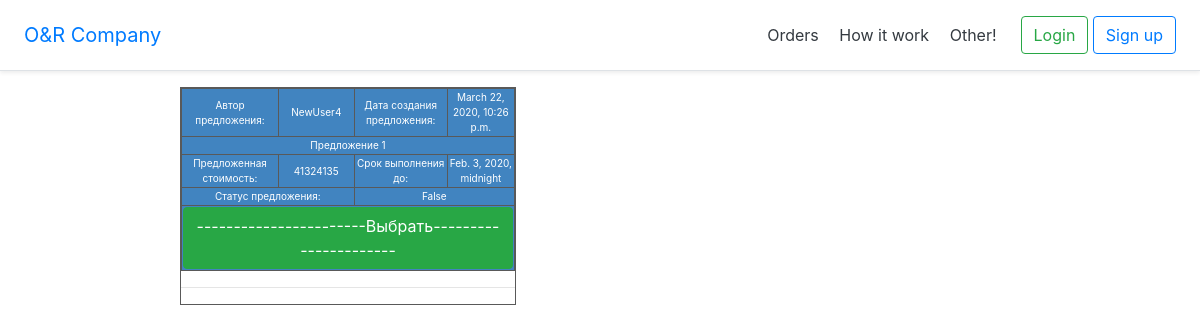
The page /suggestion/view/5 on the database as committed earlier.
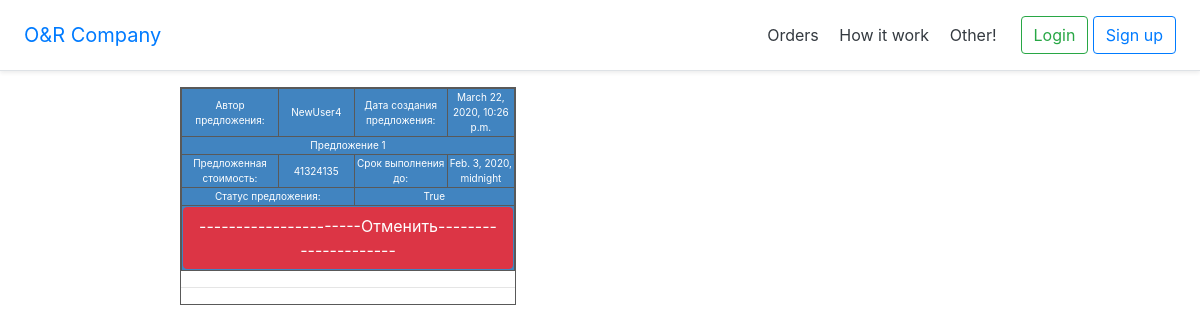
The same page on the database as committed later.
### orders/models.py (models this page shows, shortened)
class Suggestion(models.Model):
    order = models.ForeignKey(Order, on_delete=models.PROTECT)
    author = models.ForeignKey(User, on_delete=models.PROTECT)
    date_create = models.DateTimeField(default=timezone.now)
    offer_description = models.TextField()
    deadline = models.DateTimeField()
    offer_price = models.PositiveIntegerField()
    status = models.CharField(max_length=10, default='N0ne')
    selected_offer = models.BooleanField()

### orders/views.py (the view)
# urls.py: url(r'suggestion/view/(?P<pk>\d+)$', orders_views.SuggestionView.as_view(model=Suggestion,
class SuggestionView(DetailView):
    model = Suggestion
    def get_context_data(self, **kwargs):
        context = super(SuggestionView, self).get_context_data(**kwargs)
        a = self.object.order.pk
        ord_sug = Suggestion.objects.filter(order_id=a)
        count = 0
        for sug in ord_sug:
            if sug.selected_offer:
                count += 1
        context['true_sug'] = count
        return context

### orders/templates/orders/suggestion_view.html (shortened to what this page needs)
{% extends "HomePage/base.html" %}
{% load i18n %}
{% load static %}
{% block content %}
    <link rel="stylesheet" href="{% static 'orders/order_style.css' %}">
    <div class="vso">
        <div class="vs">
            <table class="table2">
                <tbody>
                    <tr >
                        <td >Автор предложения:</td>
                        <td>{{ suggestion.author }}</td>
                        <td>Дата создания предложения: </td>
                        <td>{{ suggestion.date_create }}</td>
                    </tr>
                    <tr>
                        <td colspan="4">{{ suggestion.offer_description }}</td>
                    </tr>
                    <tr>
                        <td>Предложенная стоимость:</td>
                        <td>{{ suggestion.offer_price }}</td>
                        <td>Срок выполнения до:</td>
                        <td>{{ suggestion.deadline }}</td>
                    </tr>
                    <tr>
                        <td colspan="2">Статус предложения: </td>
                        <td colspan="2">{{ suggestion.selected_offer }}</td>
                    </tr>
                    <tr>
                        <td colspan="4">
                            {% if true_sug == 0 %}
                                <a href="{% url 'change_status' pk=suggestion.pk %}">
                                    <button class="btn btn-success" id="click_button">
                                        -----------------------Выбрать----------------------
                                    </button>
                                </a>
                            {% else %}
                                {% if suggestion.selected_offer == True %}
                                    <a href="{% url 'change_status' pk=suggestion.pk %}">
                                    <button class="btn btn-danger" id="cancel_button">
                                        ----------------------Отменить---------------------
                                    </button>
                                    </a>
                                {% else %}
                                    <p>Чебурек!)</p>
                                {% endif %}
                            {% endif %}
                        </td>
                    </tr>
                </tbody>
            </table>
            <hr>
        </div>
    </div>
{% endblock %}

Rows that differ between the two databases and show on the page:
changed Suggestion "Предложение 1": selected_offer "False" → "True"
Other text that changed with them:
text no longer shown: "-----------------------Выбрать----------------------"
text now shown: "----------------------Отменить---------------------"
